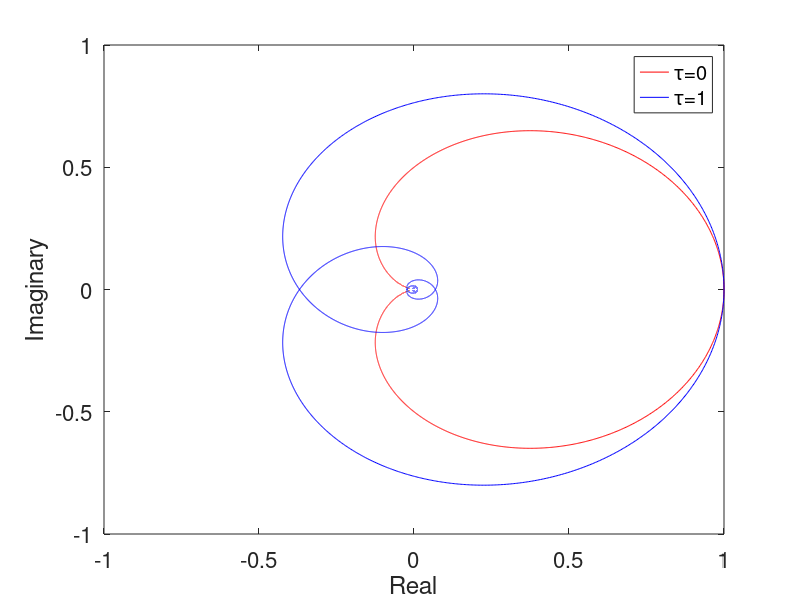

MATLAB code for this plot:
function [] = nyquist_delay()
    tau = 0;
    F = @(w) exp(- i .* w .* tau)./((i.*w+1).*(i.*w+1));
    w = linspace(-100, 100, 100000);
    result = F(w);
    plot(real(result(:)), imag(result(:)), '-r'); hold on;
    
    tau = 1;
    F = @(w) exp(- i .* w .* tau)./((i.*w+1).*(i.*w+1));
    result = F(w);
    plot(real(result(:)), imag(result(:)), '-b');
    xlabel('Real')
    ylabel('Imaginary')
    legend('\tau=0','\tau=1','Location','NorthEast')
    set(gca, 'FontSize', 16)
end